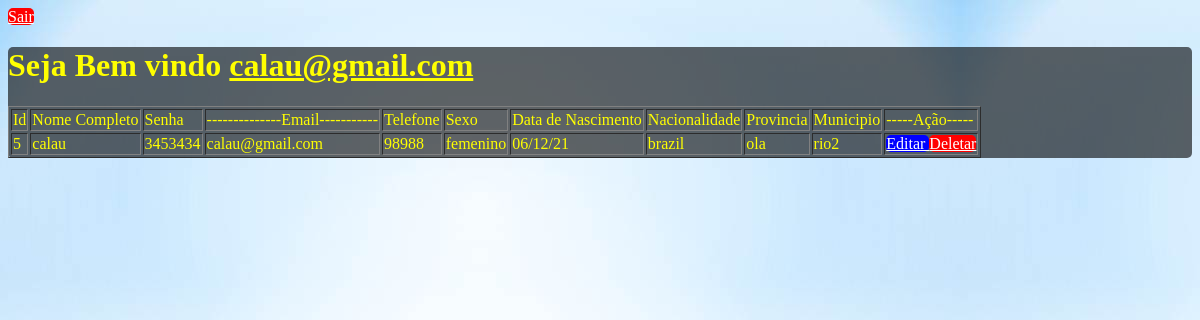
The app's page /sistema.php (signed in) with its own data.
### tables this page shows
CREATE TABLE `identificacao` (
  `nacionalidade` varchar(45) NOT NULL,
  `provincia` varchar(45) NOT NULL,
  `municipio` varchar(45) DEFAULT NULL,
  `chave` int(11) NOT NULL
);

CREATE TABLE `usuario` (
  `id` int(11) NOT NULL,
  `nome` varchar(45) DEFAULT NULL,
  `email` varchar(110) DEFAULT NULL,
  `telefone` varchar(15) DEFAULT NULL,
  `sexo` varchar(15) DEFAULT NULL,
  `data_nasc` date DEFAULT NULL,
  `senha` varchar(30) NOT NULL
);

### sistema.php (the view, shortened to what this page needs)
<?php
include_once('config.php');
$logado = $_SESSION['email'];
$sql = "SELECT * FROM usuario AS u INNER JOIN  identificacao AS i on u.id=i.chave  ORDER BY nome ASC";
$result = $conexao->query($sql);
?>
<html>
<head>
</head>
<body>
<a href="sair.php" class="btn btn-danger-me-5">Sair</a>
<div class="box3">
<?php echo"<h1> Seja Bem vindo <u>$logado</u><h1>"; ?>
<table border="1">
    <tr>
        <td>Id</td>
        <td>Nome Completo</td>
        <td>Senha</td>
        <td>--------------Email-----------</td>
        <td>Telefone</td>
        <td>Sexo</td>
        <td>Data de Nascimento</td>
        <td>Nacionalidade</td>
        <td>Provincia</td>
        <td>Municipio</td>
        <td>-----Ação-----</td>
        </tr>
        <?php while($user = mysqli_fetch_assoc($result)){ ?>
    <tr>
        <td><?php echo $user['id']; ?></td>
        <td><?php echo $user['nome']; ?></td>
        <td><?php echo $user['senha']; ?></td>
        <td><?php echo $user['email']; ?></td>
        <td><?php echo $user['telefone']; ?></td>
        <td><?php echo $user['sexo']; ?></td>
        <td><?php echo date("d/m/y", strtotime($user['data_nasc'])); ?></td>
        <td><?php echo $user['nacionalidade']; ?></td>
        <td><?php echo $user['provincia']; ?></td>
        <td><?php echo $user['municipio']; ?></td>
        <td><a class="box" href="edit.php?id=<?php echo $user['id']; ?>">Editar </a>
        <a class="box2" href="delete.php?id=<?php echo $user['id']; ?>"> Deletar</a></td>
    </tr>
    <?php } ?>
</table>
</body>
</html>

### sistema.php (style rules this page uses)
body { background-image: url("fundo/layout4.jpg"); color: yellow; border-radius: 5px; }
a { background-color:red; color: white; border-radius: 5px; cursor:pointer; }
.box { background-color: blue; border-radius: 5px; color: white; cursor:pointer; }
.box2 { background-color: red; border-radius: 5px; color: white; cursor:pointer; }
.box3 { border-radius: 5px; background-color: rgba(0, 0, 0, 0.6); }

### records on screen
identificacao: chave "5", chave.nome "calau", chave.senha "3453434", chave.email "calau@gmail.com", chave.telefone "98988", chave.sexo "femenino", chave.data_nasc "06/12/21", nacionalidade "brazil", provincia "ola", municipio "rio2"

### other values on screen
$logado "calau@gmail.com"
